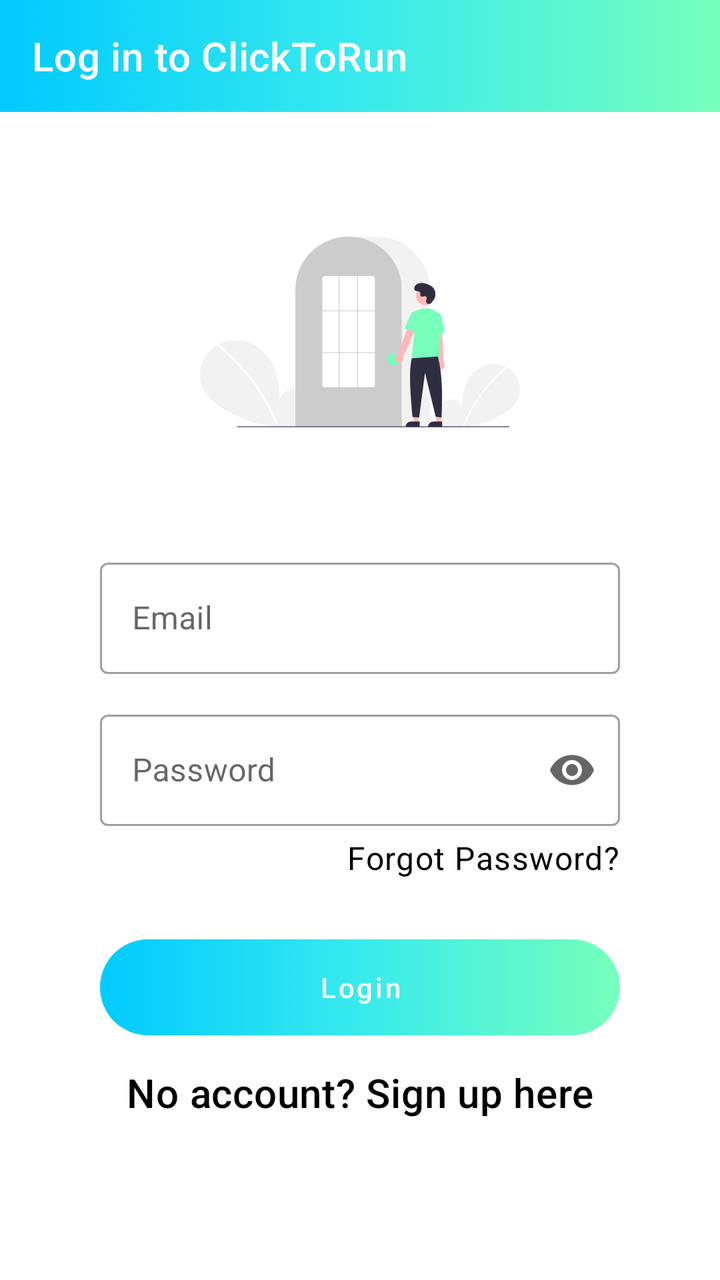
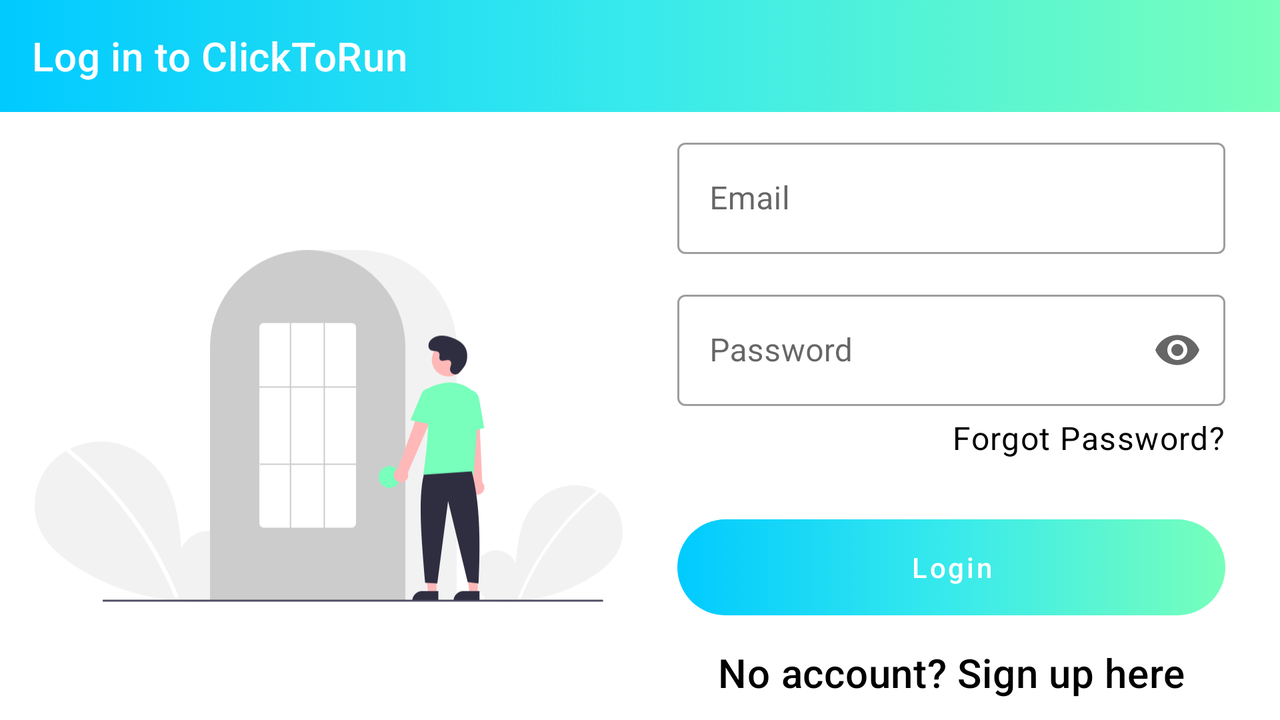

Compare how this app lays out the same screen by default and in its alternative resource folder. The renders come first, then the two layout files and the values they reference.
<!-- AndroidManifest.xml: application theme Theme.ClickToRun -->
<!-- res/layout/fragment_login.xml -->
<?xml version="1.0" encoding="utf-8"?>
<androidx.core.widget.NestedScrollView xmlns:android="http://schemas.android.com/apk/res/android"
    xmlns:app="http://schemas.android.com/apk/res-auto"
    xmlns:tools="http://schemas.android.com/tools"
    android:layout_width="match_parent"
    android:layout_height="match_parent"
    android:background="?attr/colorSurface"
    android:fillViewport="true"
    tools:context=".ui.fragments.auth.LoginFragment">

    <androidx.constraintlayout.widget.ConstraintLayout
        android:layout_width="match_parent"
        android:layout_height="match_parent">

        <com.google.android.material.appbar.AppBarLayout
            android:id="@+id/toolbarContainer"
            android:layout_width="match_parent"
            android:layout_height="wrap_content"
            android:background="@drawable/custom_gradient_background"
            android:theme="@style/Theme.ClickToRun.ToolbarOverlay"
            app:layout_constraintTop_toTopOf="parent">

            <androidx.appcompat.widget.Toolbar
                android:layout_width="match_parent"
                android:layout_height="wrap_content"
                app:title="Log in to ClickToRun" />
        </com.google.android.material.appbar.AppBarLayout>

        <ImageView
            android:id="@+id/brand"
            android:layout_width="0dp"
            android:layout_height="0dp"
            android:layout_marginHorizontal="100dp"
            android:layout_marginTop="30dp"
            android:src="@drawable/ic_login_page"
            app:layout_constraintBottom_toTopOf="@id/emailInput"
            app:layout_constraintDimensionRatio="H,1:1"
            app:layout_constraintEnd_toEndOf="parent"
            app:layout_constraintStart_toStartOf="parent"
            app:layout_constraintTop_toBottomOf="@id/toolbarContainer" />

        <com.google.android.material.textfield.TextInputLayout
            android:id="@+id/emailInput"
            style="@style/Widget.MaterialComponents.TextInputLayout.OutlinedBox"
            android:layout_width="0dp"
            android:layout_height="wrap_content"
            android:layout_marginHorizontal="50dp"
            android:layout_marginTop="30dp"
            app:layout_constraintEnd_toEndOf="parent"
            app:layout_constraintStart_toStartOf="parent"
            app:layout_constraintTop_toBottomOf="@id/brand"
            app:startIconDrawable="@drawable/ic_baseline_email_24">

            <com.google.android.material.textfield.TextInputEditText
                android:layout_width="match_parent"
                android:layout_height="match_parent"
                android:hint="Email" />
        </com.google.android.material.textfield.TextInputLayout>

        <com.google.android.material.textfield.TextInputLayout
            android:id="@+id/passwordInput"
            style="@style/Widget.MaterialComponents.TextInputLayout.OutlinedBox"
            android:layout_width="0dp"
            android:layout_height="wrap_content"
            android:layout_marginTop="15dp"
            android:nextFocusDown="@id/btnLogin"
            app:endIconMode="password_toggle"
            app:layout_constraintEnd_toEndOf="@id/emailInput"
            app:layout_constraintStart_toStartOf="@id/emailInput"
            app:layout_constraintTop_toBottomOf="@id/emailInput"
            app:startIconDrawable="@drawable/ic_baseline_lock_24">

            <com.google.android.material.textfield.TextInputEditText
                android:layout_width="match_parent"
                android:layout_height="match_parent"
                android:hint="Password"
                android:inputType="textPassword" />
        </com.google.android.material.textfield.TextInputLayout>

        <TextView
            android:id="@+id/linkForgetPassword"
            style="@style/TextAppearance.MaterialComponents.Body1"
            android:layout_width="wrap_content"
            android:layout_height="wrap_content"
            android:layout_marginTop="5dp"
            android:text="Forgot Password?"
            app:layout_constraintEnd_toEndOf="@id/passwordInput"
            app:layout_constraintTop_toBottomOf="@id/passwordInput" />

        <Button
            android:id="@+id/btnLogin"
            style="@style/Widget.MaterialComponents.Button.UnelevatedButton"
            android:layout_width="0dp"
            android:layout_height="wrap_content"
            android:layout_marginTop="30dp"
            android:background="@drawable/custom_button_background"
            android:text="Login"
            android:textAllCaps="false"
            app:backgroundTint="@null"
            app:layout_constraintEnd_toEndOf="@id/passwordInput"
            app:layout_constraintStart_toStartOf="@id/emailInput"
            app:layout_constraintTop_toBottomOf="@id/linkForgetPassword" />

        <TextView
            android:id="@+id/linkSignUp"
            style="@style/TextAppearance.MaterialComponents.Headline6"
            android:layout_width="wrap_content"
            android:layout_height="wrap_content"
            android:layout_marginTop="15dp"
            android:text="No account? Sign up here"
            app:layout_constraintEnd_toEndOf="@id/btnLogin"
            app:layout_constraintStart_toStartOf="@id/btnLogin"
            app:layout_constraintTop_toBottomOf="@id/btnLogin" />

        <RelativeLayout
            android:id="@+id/progress"
            android:layout_width="match_parent"
            android:layout_height="0dp"
            android:background="@color/overlay"
            android:visibility="gone"
            app:layout_constraintBottom_toBottomOf="parent"
            app:layout_constraintTop_toBottomOf="@id/toolbarContainer">

            <ProgressBar
                android:layout_width="wrap_content"
                android:layout_height="wrap_content"
                android:layout_centerInParent="true" />
        </RelativeLayout>
    </androidx.constraintlayout.widget.ConstraintLayout>

</androidx.core.widget.NestedScrollView>
<!-- resources referenced by this layout -->
<resources>
  <color name="overlay">#9C000000</color>
  <!-- drawable custom_button_background (drawable) -->
  <?xml version="1.0" encoding="utf-8"?>
  <selector xmlns:android="http://schemas.android.com/apk/res/android">
      <item android:state_enabled="true">
          <ripple android:color="#407F9597">
              <item android:state_pressed="false">
                  <shape android:shape="rectangle">
                      <gradient android:centerColor="#38EAEC" android:endColor="@color/secondary" android:startColor="@color/primary" />
                      <corners android:radius="32dp" />
                  </shape>
              </item>
          </ripple>
      </item>
      <item android:state_enabled="false">
          <shape android:shape="rectangle">
              <gradient android:centerColor="#28A5A6" android:endColor="#4BA578" android:startColor="#007998" />
              <corners android:radius="32dp" />
          </shape>
      </item>
  </selector>
  <!-- drawable custom_gradient_background (drawable) -->
  <?xml version="1.0" encoding="utf-8"?>
  <selector xmlns:android="http://schemas.android.com/apk/res/android">
      <item android:state_pressed="false">
          <shape android:shape="rectangle">
              <gradient android:centerColor="#38EAEC" android:endColor="@color/secondary" android:startColor="@color/primary" />
          </shape>
      </item>
  </selector>
  <!-- drawable ic_login_page: vector/xml drawable (drawable, 6258 chars, omitted) -->
  <style name="Theme.ClickToRun.ToolbarOverlay" parent="Theme.ClickToRun">
          <item name="android:textColorPrimary">@color/white</item>
          <item name="colorControlNormal">@color/white</item>
          <item name="colorControlHighlight">#4DFFFFFF</item>
      </style>
  <style name="Theme.ClickToRun" parent="Theme.MaterialComponents.DayNight.NoActionBar">
          <item name="colorPrimary">@color/primary</item>
          <item name="colorPrimaryVariant">@color/primary_variant</item>
          <item name="colorOnPrimary">@color/white</item>
          <item name="android:textColorSecondary">@color/black</item>
          <item name="android:textColorPrimary">@color/black</item>
          <item name="colorSecondary">@color/secondary</item>
          <item name="colorOnSecondary">@color/black</item>
          <item name="android:statusBarColor" tools:targetApi="l">?attr/colorPrimaryVariant</item>
          <item name="android:windowAnimationStyle">@null</item>
      </style>
  <color name="secondary">#77ffbb</color>
  <color name="primary">#00caff</color>
  <color name="white">#FFFFFFFF</color>
  <color name="primary_variant">#039EC6</color>
  <color name="black">#FF000000</color>
</resources>
<!-- res/layout-land/fragment_login.xml (the repository's variant of the layout above) -->
<!-- drawn on the phone turned sideways -->
<?xml version="1.0" encoding="utf-8"?>
<androidx.constraintlayout.widget.ConstraintLayout xmlns:android="http://schemas.android.com/apk/res/android"
    xmlns:app="http://schemas.android.com/apk/res-auto"
    xmlns:tools="http://schemas.android.com/tools"
    android:layout_width="match_parent"
    android:layout_height="match_parent"
    android:background="?attr/colorSurface"
    tools:context=".ui.fragments.auth.LoginFragment">

    <com.google.android.material.appbar.AppBarLayout
        android:id="@+id/toolbarContainer"
        android:layout_width="match_parent"
        android:layout_height="wrap_content"
        android:background="@drawable/custom_gradient_background"
        android:theme="@style/Theme.ClickToRun.ToolbarOverlay"
        app:layout_constraintTop_toTopOf="parent">

        <androidx.appcompat.widget.Toolbar
            android:layout_width="match_parent"
            android:layout_height="wrap_content"
            app:title="Log in to ClickToRun" />
    </com.google.android.material.appbar.AppBarLayout>

    <ImageView
        android:id="@+id/brand"
        android:layout_width="0dp"
        android:layout_height="0dp"
        android:layout_marginTop="10dp"
        android:src="@drawable/ic_login_page"
        app:layout_constraintBottom_toBottomOf="parent"
        app:layout_constraintDimensionRatio="H,1:1"
        app:layout_constraintEnd_toStartOf="@id/form"
        app:layout_constraintStart_toStartOf="parent"
        app:layout_constraintTop_toBottomOf="@id/toolbarContainer" />

    <androidx.core.widget.NestedScrollView
        android:id="@+id/form"
        android:layout_width="0dp"
        android:layout_height="0dp"
        android:fillViewport="true"
        app:layout_constraintBottom_toBottomOf="parent"
        app:layout_constraintEnd_toEndOf="parent"
        app:layout_constraintStart_toEndOf="@id/brand"
        app:layout_constraintTop_toTopOf="@id/brand">

        <androidx.constraintlayout.widget.ConstraintLayout
            android:layout_width="match_parent"
            android:layout_height="wrap_content"
            android:layout_marginHorizontal="10dp">

            <com.google.android.material.textfield.TextInputLayout
                android:id="@+id/emailInput"
                style="@style/Widget.MaterialComponents.TextInputLayout.OutlinedBox"
                android:layout_width="match_parent"
                android:layout_height="wrap_content"
                app:layout_constraintTop_toTopOf="parent"
                app:startIconDrawable="@drawable/ic_baseline_email_24">

                <com.google.android.material.textfield.TextInputEditText
                    android:layout_width="match_parent"
                    android:layout_height="match_parent"
                    android:hint="Email" />
            </com.google.android.material.textfield.TextInputLayout>

            <com.google.android.material.textfield.TextInputLayout
                android:id="@+id/passwordInput"
                style="@style/Widget.MaterialComponents.TextInputLayout.OutlinedBox"
                android:layout_width="0dp"
                android:layout_height="wrap_content"
                android:layout_marginTop="15dp"
                android:nextFocusDown="@id/btnLogin"
                app:endIconMode="password_toggle"
                app:layout_constraintEnd_toEndOf="@id/emailInput"
                app:layout_constraintStart_toStartOf="@id/emailInput"
                app:layout_constraintTop_toBottomOf="@id/emailInput"
                app:startIconDrawable="@drawable/ic_baseline_lock_24">

                <com.google.android.material.textfield.TextInputEditText
                    android:layout_width="match_parent"
                    android:layout_height="match_parent"
                    android:hint="Password"
                    android:inputType="textPassword" />
            </com.google.android.material.textfield.TextInputLayout>

            <TextView
                android:id="@+id/linkForgetPassword"
                style="@style/TextAppearance.MaterialComponents.Body1"
                android:layout_width="wrap_content"
                android:layout_height="wrap_content"
                android:layout_marginTop="5dp"
                android:text="Forgot Password?"
                app:layout_constraintEnd_toEndOf="@id/passwordInput"
                app:layout_constraintTop_toBottomOf="@id/passwordInput" />

            <Button
                android:id="@+id/btnLogin"
                style="@style/Widget.MaterialComponents.Button.UnelevatedButton"
                android:layout_width="0dp"
                android:layout_height="wrap_content"
                android:layout_marginTop="30dp"
                android:background="@drawable/custom_button_background"
                android:text="Login"
                android:textAllCaps="false"
                app:backgroundTint="@null"
                app:layout_constraintEnd_toEndOf="@id/passwordInput"
                app:layout_constraintStart_toStartOf="@id/emailInput"
                app:layout_constraintTop_toBottomOf="@id/linkForgetPassword" />

            <TextView
                android:id="@+id/linkSignUp"
                style="@style/TextAppearance.MaterialComponents.Headline6"
                android:layout_width="wrap_content"
                android:layout_height="wrap_content"
                android:layout_marginTop="15dp"
                android:text="No account? Sign up here"
                app:layout_constraintEnd_toEndOf="@id/btnLogin"
                app:layout_constraintStart_toStartOf="@id/btnLogin"
                app:layout_constraintTop_toBottomOf="@id/btnLogin" />
        </androidx.constraintlayout.widget.ConstraintLayout>
    </androidx.core.widget.NestedScrollView>

    <RelativeLayout
        android:id="@+id/progress"
        android:layout_width="match_parent"
        android:layout_height="0dp"
        android:background="@color/overlay"
        android:visibility="gone"
        app:layout_constraintBottom_toBottomOf="parent"
        app:layout_constraintTop_toBottomOf="@id/toolbarContainer">

        <ProgressBar
            android:layout_width="wrap_content"
            android:layout_height="wrap_content"
            android:layout_centerInParent="true" />
    </RelativeLayout>

</androidx.constraintlayout.widget.ConstraintLayout>
